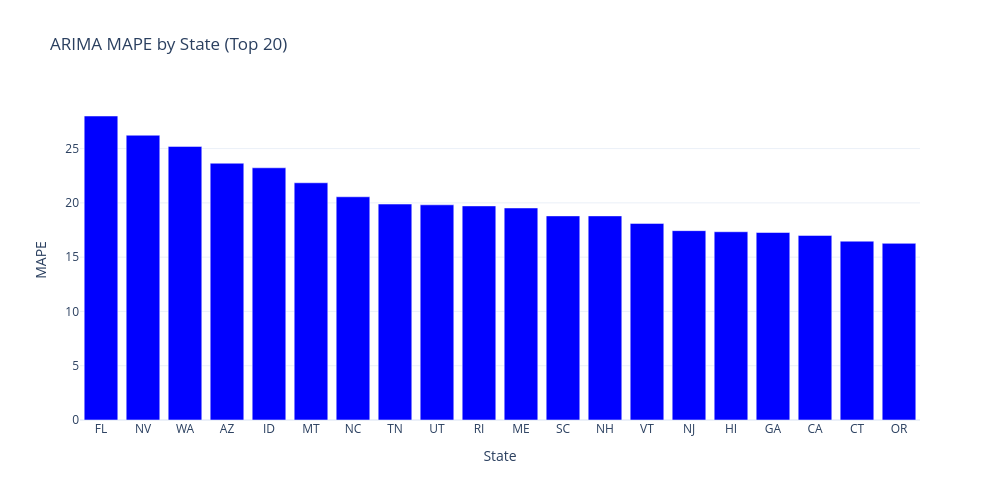

The notebook cell this image was saved under:
### Markdown cell above
### 4f. MAPE by State Bar Chart

### Code cell
fig = plot_metrics_bar(metrics, metric="MAPE", top_n=20)
fig.show()

### Figure 1 — Plotly figure (JSON) as saved in the notebook; plotly's stock layout.template omitted (floating-point values rounded to 4 significant figures)
{"data": [{"marker": {"color": "blue"}, "name": "ARIMA", "type": "bar", "x": ["FL", "NV", "WA", "AZ", "ID", "MT", "NC", "TN", "UT", "RI", "ME", "SC", "NH", "VT", "NJ", "HI", "GA", "CA", "CT", "OR"], "y": [28.0, 26.23, 25.2, 23.65, 23.23, 21.85, 20.56, 19.89, 19.82, 19.72, 19.53, 18.8, 18.8, 18.11, 17.44, 17.34, 17.27, 17.0, 16.47, 16.27]}], "layout": {"height": 500, "title": {"text": "ARIMA MAPE by State (Top 20)"}, "width": 1000, "xaxis": {"title": {"text": "State"}}, "yaxis": {"title": {"text": "MAPE"}}}}
